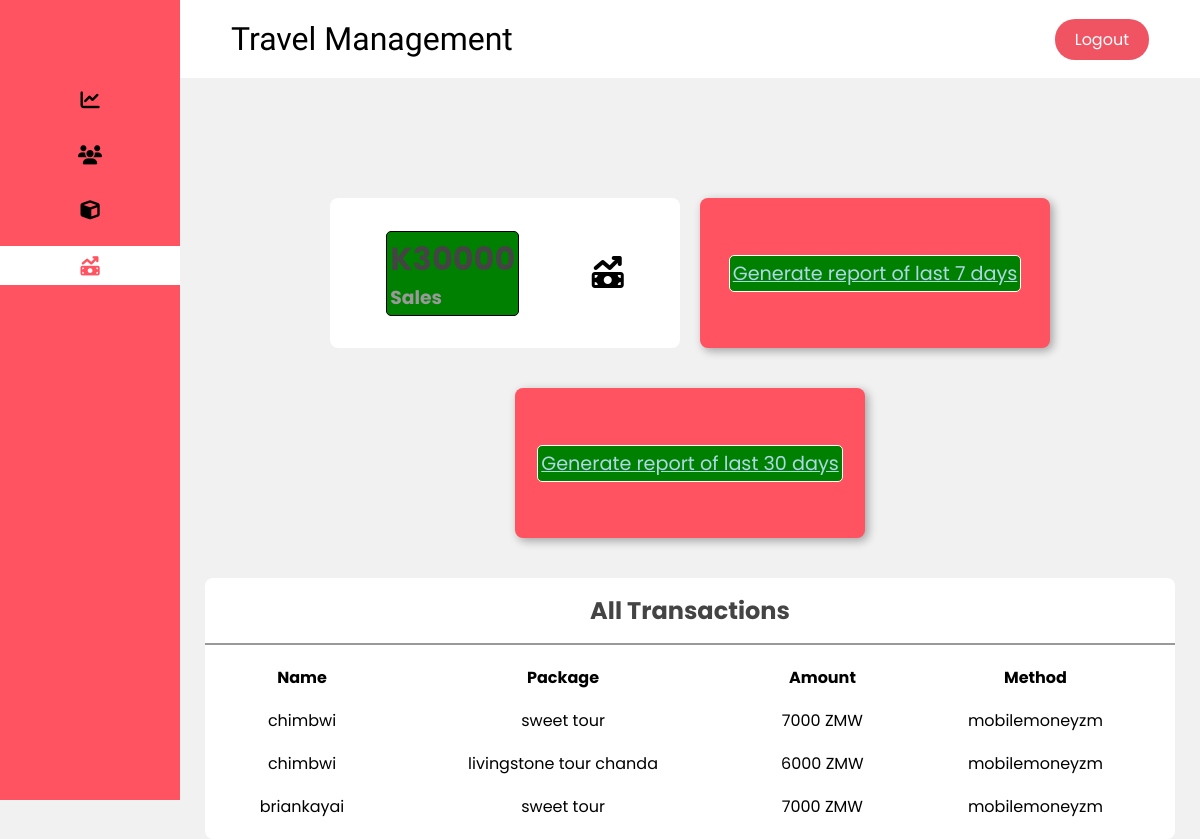
The page /auth/sales.php (signed in) on the database its author committed.
### tables this page shows
CREATE TABLE `transactions` (
  `id` int(10) NOT NULL,
  `trans_id` varchar(255) DEFAULT NULL,
  `user_id` int(10) DEFAULT NULL,
  `package_id` int(10) DEFAULT NULL,
  `trans_amount` int(10) DEFAULT NULL,
  `trans_date` timestamp NULL DEFAULT NULL,
  `card_no` varchar(255) DEFAULT NULL,
  `val_id` varchar(255) DEFAULT NULL,
  `card_type` varchar(255) DEFAULT NULL
);

CREATE TABLE `users` (
  `id` int(10) NOT NULL,
  `username` varchar(50) NOT NULL,
  `user_pass` varchar(255) NOT NULL,
  `email` varchar(100) NOT NULL,
  `date_created` timestamp NOT NULL DEFAULT current_timestamp(),
  `is_admin` int(10) DEFAULT 0,
  `phone` varchar(15) DEFAULT NULL,
  `address` text DEFAULT NULL,
  `full_name` varchar(255) NOT NULL,
  `account_status` int(10) DEFAULT 1
);

CREATE TABLE `packages` (
  `package_id` int(10) NOT NULL,
  `package_name` varchar(255) DEFAULT NULL,
  `package_rating` float DEFAULT NULL,
  `package_desc` text DEFAULT NULL,
  `package_start` date DEFAULT NULL,
  `package_end` date DEFAULT NULL,
  `package_price` int(10) DEFAULT NULL,
  `package_location` varchar(255) DEFAULT NULL,
  `is_hotel` int(10) DEFAULT 0,
  `is_transport` int(10) DEFAULT 0,
  `is_food` int(10) DEFAULT 0,
  `is_guide` int(10) DEFAULT 0,
  `package_capacity` int(10) DEFAULT 0,
  `package_booked` int(10) UNSIGNED DEFAULT 0,
  `master_image` text DEFAULT NULL,
  `extra_image_1` text DEFAULT NULL,
  `extra_image_2` text DEFAULT NULL
);

### app/_dbConnection.php (called while the page is built, shortened)
<?php
class Database
{
    private $db_host = "localhost";
    private $db_user = "root";
    private $db_password = "";
    private $db_name = "triptrip";
    protected function connect()
    {
        try {
            $this->conn = new mysqli($this->db_host, $this->db_user, $this->db_password, $this->db_name);
        } catch (mysqli_sql_exception) {
            die(header("HTTP/1.0 503 Service Unavailable Error"));
        }
    }
}
class Transactions extends Database
{
    public function getAllTransactions($limit = 1000)
    {
        $sql = "SELECT *
            FROM transactions INNER JOIN users ON
            transactions.user_id = users.id
            INNER JOIN packages ON
            transactions.package_id = packages.package_id
            ORDER BY trans_date
            LIMIT $limit";
        $result = $this->conn->query($sql);
        return $result;
    }
}

### auth/sales.php (the view, shortened to what this page needs)
<!DOCTYPE html>
<html lang="en">
<?php include("./components/_head.php");
include_once("../app/_dbConnection.php");
$transactionsInstance = new Transactions();
$transactions = $transactionsInstance->getAllTransactions();
$totalAmount = $transactionsInstance->getTotalTransactionAmount();
?>
<head>
</head>
<body>
    <div class="side-menu">
        <ul>
            <li><a href="./admin_dashboard.php"><i class="fa-solid fa-chart-line"></i><span>Dashboard</span></a></li>
            <li><a href="./users.php"><i class="fa-solid fa-users"></i><span>Users</span></a></li>
            <li><a href="./packages.php"><i class="fa-solid fa-cube"></i><span>Packages</span></a> </li>
            <li class="active"><a href="./sales.php"><i class="fa-solid fa-money-bill-trend-up"></i><span>Sales</span></a> </li>
        </ul>
    </div>
    <div class="container">
        <?php include("./components/_header.php") ?>
        <div class="content">
            <div class="cards">
                <div class="card">
                    <div class="box">
                        <h1>K<?php echo $totalAmount ?></h1>
                        <h3>Sales</h3>
                    </div>
                    <div class="icon-case">
                        <i class="fa-solid fa-money-bill-trend-up"></i>
                    </div>
                </div>
                <div class='card report-btn'>
                    <div class='box'>
                        <a href="./sales_pdf.php?param=7"> Generate report of last 7 days </a>
                    </div>
                </div>
                <div class='card report-btn'>
                    <div class='box'>
                        <a href="./sales_pdf.php?param=30"> Generate report of last 30 days </a>
                    </div>
                </div>
            </div>
            <div class="content-2">
                <div class="new-users">
                    <div class="title">
                        <h2>All Transactions</h2>
                    </div>
                    <table>
                        <tr>
                            <th>Name</th>
                            <th>Package</th>
                            <th>Amount</th>
                            <th>Method</th>
                        </tr>
                        <?php
                        while ($row = mysqli_fetch_assoc($transactions)) {
                            echo "
                                <tr>
                                    <td>" . $row['username'] . "</td>
                                    <td>" . $row['package_name'] . "</td>
                                    <td>" . $row['trans_amount'] . " ZMW</td>
                                    <td>" . $row['card_type'] . "</td>
                                </tr>
                                ";
                        }
                        ?>
                    </table>
                </div>
            </div>
        </div>
    </div>
</body>
</html>

### auth/assets/css/styles.css (style rules this page uses)
:root { --primary-color: #FF5361; --text-primary: #000; --text-shade: #999; --text-secondary: #fff; }
* { margin: 0; padding: 0; box-sizing: border-box; font-family: 'Poppins', sans-serif; }
body { background: #f1f1f1; display: flex; }
a { color: inherit; text-decoration: none; }
li { list-style: none; }
h1, h2 { color: #444; }
h3 { color: var(--text-shade); }
.title { display: flex; align-items: center; justify-content: space-around; padding: 15px 10px; border-bottom: 2px solid var(--text-shade); }
table { padding: 10px; width: 100%; }
th, td { text-align: left; padding: 8px; }
.side-menu { width: 15%; position: fixed; background: var(--primary-color); height: 100vh; display: flex; flex-direction: column; row-gap: 2rem; }
ul { margin-top: 5rem; display: grid; width: 100%; row-gap: 1rem; }
.side-menu li a { text-align: center; display: flex; align-items: center; column-gap: 1rem; font-size: 1.2rem; padding: 10px 40px; color: black; cursor: pointer; }
.side-menu li.active a { color: var(--primary-color); background: white; }
.container { position: absolute; right: 0; width: 85%; background: #f1f1f1; }
.container .content { position: relative; margin-top: 10vh; }
.container .content .cards { padding: 20px 15px; display: flex; align-items: center; justify-content: center; flex-wrap: wrap; }
.container .content .cards .card { height: 150px; max-width: 350px; width: 100%; padding: 20px; background: white; margin: 20px 10px; display: flex; align-items: center; justify-content: space-around; border-radius: 0.5rem; }
.container .content .cards .card i { font-size: 2rem; }
.container .content .content-2 .new-users { flex: 2; background: white; margin: 0 25px; display: flex; flex-direction: column; border-radius: 0.5rem; }
.container .content .content-2 .new-users table td,th { text-align: center; }
@media screen and (max-width: 1250px) { .side-menu { align-items: center; } }
@media screen and (max-width: 1250px) { .side-menu li a { justify-content: center; padding: 10px 0; } }
.container .content .cards .report-btn { background: var(--primary-color); color: var(--text-secondary); box-shadow: 3px 3px 10px rgba(0, 0, 0, 0.329); cursor: pointer; font-size: 1.2rem; }

### auth/sales.php (style rules this page uses)
.box { background-color:green; border-radius: 5px; border:1px solid; padding: 3px; }
.box a { color:lightblue; text-decoration: underline; }

### rows shown on the page
transactions: user.username "chimbwi", package.package_name "sweet tour", trans_amount "7000", card_type "mobilemoneyzm"
transactions: user.username "chimbwi", package.package_name "livingstone tour chanda", trans_amount "6000", card_type "mobilemoneyzm"
transactions: user.username "briankayai", package.package_name "sweet tour", trans_amount "7000", card_type "mobilemoneyzm"
